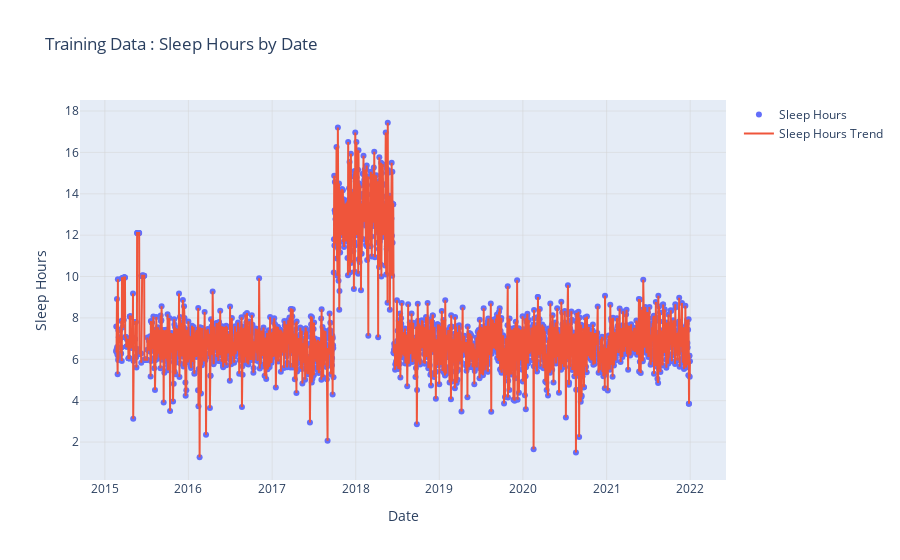

Notebook code for this chart:
### Markdown cell above
# Training Data

### Code cell
import plotly.graph_objects as go

# Creating the scatter plot
fig = go.Figure()

# Adding scatter trace
fig.add_trace(go.Scatter(x=merged_df_train['date'], y=merged_df_train['sleep_hours'], mode='markers', name='Sleep Hours'))

# Adding line trace
fig.add_trace(go.Scatter(x=merged_df_train['date'], y=merged_df_train['sleep_hours'], mode='lines', name='Sleep Hours Trend'))

# Customizing the axes labels
fig.update_layout(xaxis_title='Date', yaxis_title='Sleep Hours')

# Customizing the grid lines
fig.update_layout(xaxis=dict(showgrid=True, gridwidth=0.5, gridcolor='lightgray'),
                  yaxis=dict(showgrid=True, gridwidth=0.5, gridcolor='lightgray'))

# Setting the title
fig.update_layout(title='Training Data : Sleep Hours by Date')

# Displaying the plot
fig.show()

### Figure 1 — Plotly figure (JSON) as saved in the notebook; plotly's stock layout.template omitted (floating-point values rounded to 4 significant figures; data arrays with more than 128 entries replaced by an {"elided": "..."} marker saying what was removed)
{"data": [{"mode": "markers", "name": "Sleep Hours", "type": "scatter", "x": {"elided": "2508 str values"}, "y": {"elided": "2508 float values"}}, {"mode": "lines", "name": "Sleep Hours Trend", "type": "scatter", "x": {"elided": "2508 str values"}, "y": {"elided": "2508 float values"}}], "layout": {"title": {"text": "Training Data : Sleep Hours by Date"}, "xaxis": {"gridcolor": "lightgray", "gridwidth": 0.5, "showgrid": true, "title": {"text": "Date"}}, "yaxis": {"gridcolor": "lightgray", "gridwidth": 0.5, "showgrid": true, "title": {"text": "Sleep Hours"}}}}
